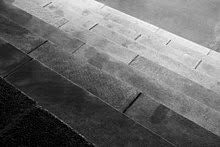
%> input picture do.jpg, 220 x 147 px
$ octave --eval "result = OTSU2(imread('do.jpg'));"   (GNU Octave 9; MATLAB toolbox functions it lacks are replaced by stand-ins)
%> lines starting %> are read from the running program, lines starting %| are printed output that depends on the picture; in (x1, y1, x2, y2) boxes, pixels count from 0 and x2, y2 are one past the last pixel; in counts of white or black regions, pixels touching at a corner belong together; the program's own positions count from 1
function [maxThresh,bw] = OTSU2(I)
%I=imread('harewood.jpg');
%figure(1),imshow(I);
row=size(I,1);
col=size(I,2);
if (size(I,3)==3)
    I=rgb2gray(I);
end
%I=rgb2gray(I);
figure(2),imhist(I);
n=imhist(I);
N=sum(n);
max=0;
for i=1:256
    P(i)=n(i)/N; %%har ek intensity level ki probability nikaalo
end

for j=2:255      %% baari baari saaray threholds k liye check kro
    %% 2 hisso mei divide kro code ko ek j se pehle wala sum aur ek j k baad wala sum
    w0=sum(P(1:j)); %%pehle wala sum


    w1=sum(P(j+1:256)); %%baad wala sum

    u0=dot([0:j-1],P(1:j))/w0;  %%%pehle waalay ka mean nikaalo

    u1=dot([j:255],P(j+1:256))/w1; %%baad walay ko mean nikaalo
    sigma=w0*w1*((u1-u0)^2); %%phir un dono means k saath variance compute kro
    if sigma>max %%ab maximum allot krna hai
        max=sigma; %%yahan max variance mil gyi
        threshold=j-1; %%jahan max hoi udhar ki gray level value pakro (j-1 isliye because 2 se start kiya hai isliye)
    end
end
maxThresh=threshold;
bw=im2bw(I,threshold/255); %%ab blacknw mei convert kro image ko
%figure(3),imshow(bw);
%> in OTSU2, `n=imhist(I);`: n = 256 values, max 337 at index 47, min 0 at index 252, mean 126.3
%> in OTSU2, `N=sum(n);`: N = 32340
%> after the loop in OTSU2, `for i=1:256`: P = 256 values, max 0.0104 at index 47, min 0 at index 252, mean 0.00391
%> the loop in OTSU2, `for j=2:255` made 254 passes
%> (w0, w1, u0, u1, sigma, max) on passes 1 to 12: (0.0103, 0.99, 0.223, 108.2, 118.6, 118.6), (0.0131, 0.987, 0.608, 108.6, 150.8, 150.8), (0.0158, 0.984, 1.02, 108.8, 181.1, 181.1), (0.0199, 0.98, 1.62, 109.3, 225.5, 225.5), (0.0242, 0.976, 2.23, 109.7, 273.4, 273.4), (0.0282, 0.972, 2.76, 110.2, 316.1, 316.1), (0.0325, 0.968, 3.32, 110.6, 362, 362), (0.0367, 0.963, 3.86, 111.1, 406.4, 406.4), (0.0414, 0.959, 4.45, 111.6, 455.8, 455.8), (0.0463, 0.954, 5.03, 112.1, 505.7, 505.7), (0.05, 0.95, 5.48, 112.5, 544.3, 544.3), (0.055, 0.945, 6.06, 113, 594.3, 594.3)
%> after the loop in OTSU2, `for j=2:255`: max = 3280.2; threshold = 109
%> in OTSU2, `bw=im2bw(I,threshold/255);`:
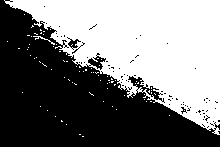
%> bw: size 147x220 logical; 48.1% white; 83 white regions (81 under 20 px), largest, box (x1, y1, x2, y2) and area: (4, 0, 220, 135) 15380, (33, 36, 55, 45) 37
%> `result = OTSU2(imread('do.jpg'));`:
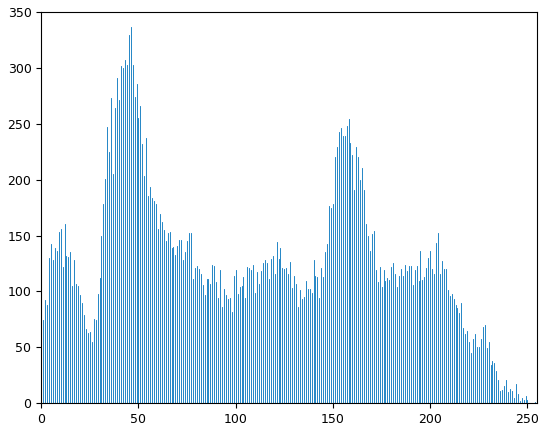
%> figure redrawn from the program's plot data; highest point at x = 46, y = 337

$ run again, on emm.jpg
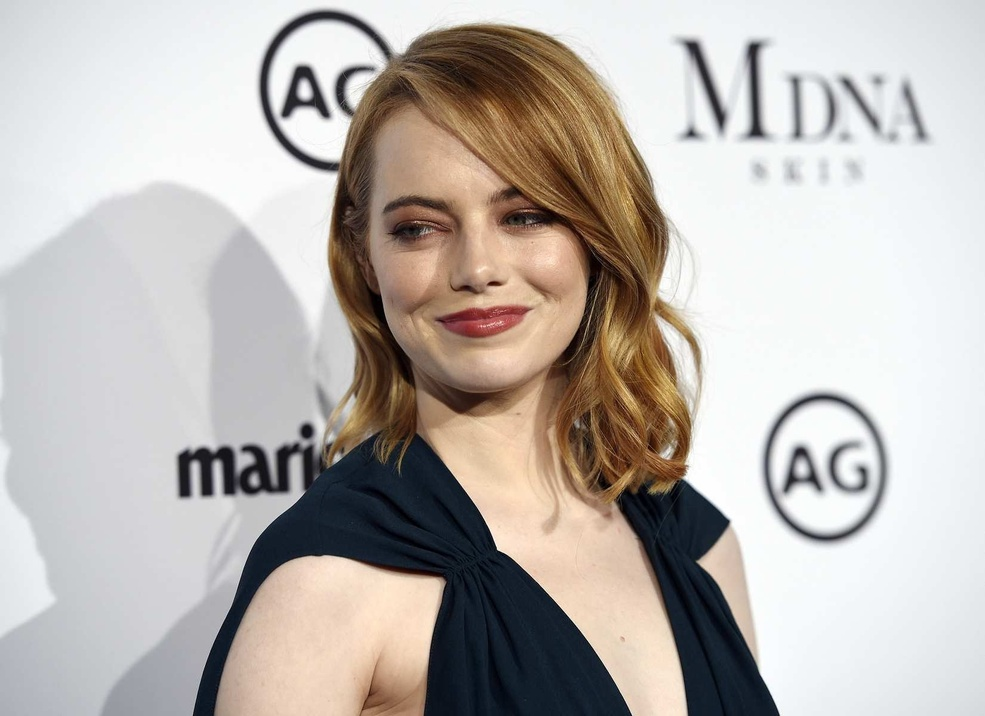
%> input picture emm.jpg, 985 x 716 px, shrunk from 1650 x 1200 before the run
%> n = 256 values, max 42427 at index 250, min 10 at index 1, mean 2754.9
%> N = 705260
%> after the loop in OTSU2, `for i=1:256`: P = 256 values, max 0.0602 at index 250, min 1.42e-05 at index 1, mean 0.00391
%> the loop in OTSU2, `for j=2:255` made 254 passes
%> (w0, w1, u0, u1, sigma, max) on passes 1 to 8: (0.000292, 1, 0.951, 182, 9.57, 9.57), (0.00061, 0.999, 1.5, 182, 19.86, 19.86), (0.0011, 0.999, 2.17, 182.1, 35.69, 35.69), (0.00162, 0.998, 2.75, 182.2, 52.07, 52.07), (0.00221, 0.998, 3.36, 182.3, 70.79, 70.79), (0.00284, 0.997, 3.94, 182.4, 90.2, 90.2), (0.00356, 0.996, 4.56, 182.6, 112.5, 112.5), (0.00431, 0.996, 5.16, 182.7, 135.2, 135.2)
%> after the loop in OTSU2, `for j=2:255`: max = 4729.6; threshold = 143
%> in OTSU2, `bw=im2bw(I,threshold/255);`:
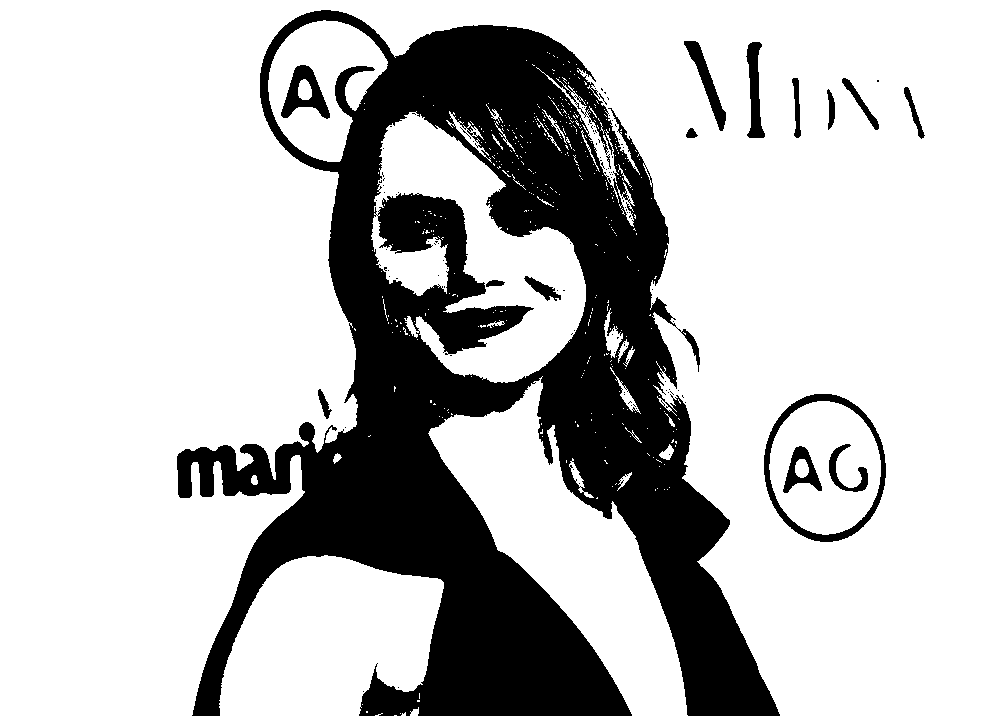
%> bw: size 716x985 logical; 74.5% white; 114 black regions (98 under 20 px), largest, box (x1, y1, x2, y2) and area: (177, 10, 780, 716) 170509, (764, 394, 886, 542) 2486, (281, 65, 330, 119) 1210
%> `result = OTSU2(imread('do.jpg'));`:
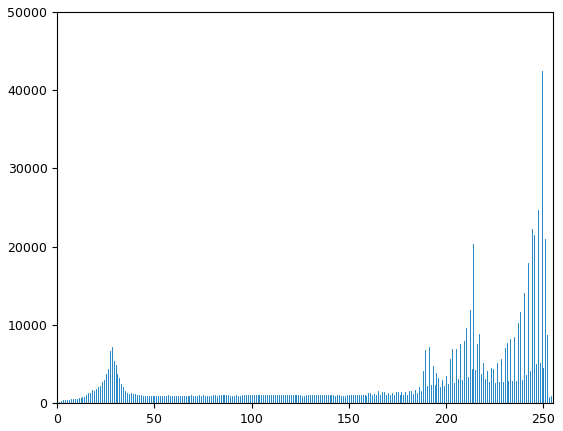
%> figure redrawn from the program's plot data; highest point at x = 249, y = 42427

$ run again, on puma.jpg
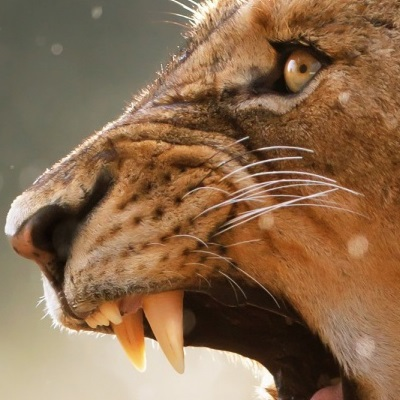
%> input picture puma.jpg, 400 x 400 px
%> n = 256 values, max 2384 at index 108, min 0 at index 1, mean 625
%> N = 160000
%> after the loop in OTSU2, `for i=1:256`: P = 256 values, max 0.0149 at index 108, min 0 at index 1, mean 0.00391
%> the loop in OTSU2, `for j=2:255` made 254 passes
%> (w0, w1, u0, u1, sigma, max) on passes 6 to 13: (1.87e-05, 1, 6, 114, 0.219, 0.219), (6.88e-05, 1, 6.73, 114, 0.791, 0.791), (0.000181, 1, 7.52, 114, 2.05, 2.05), (0.000387, 1, 8.31, 114, 4.33, 4.33), (0.000644, 0.999, 8.98, 114, 7.1, 7.1), (0.000956, 0.999, 9.64, 114.1, 10.42, 10.42), (0.0014, 0.999, 10.39, 114.1, 15.05, 15.05), (0.00193, 0.998, 11.11, 114.2, 20.48, 20.48)
%> after the loop in OTSU2, `for j=2:255`: max = 1618.5; threshold = 131
%> in OTSU2, `bw=im2bw(I,threshold/255);`:
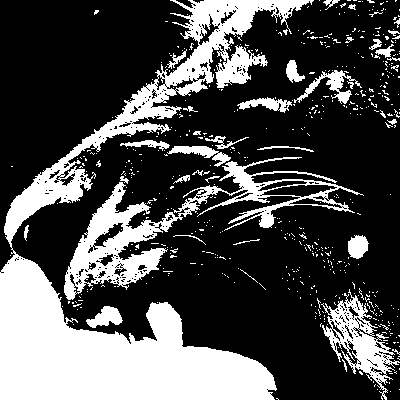
%> bw: size 400x400 logical; 30% white; 549 white regions (512 under 20 px), largest, box (x1, y1, x2, y2) and area: (0, 0, 314, 400) 31802, (64, 157, 364, 300) 7904, (321, 289, 400, 400) 2711
%> `result = OTSU2(imread('do.jpg'));`:
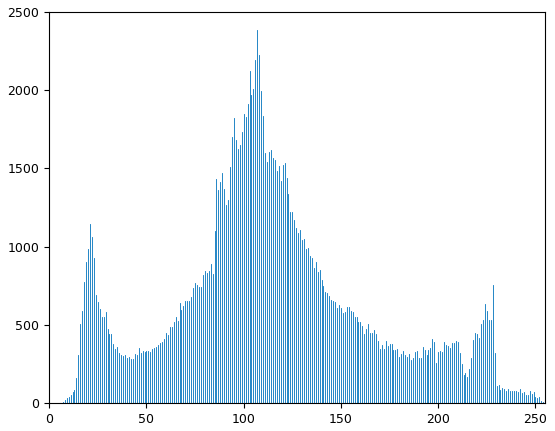
%> figure redrawn from the program's plot data; highest point at x = 107, y = 2384
